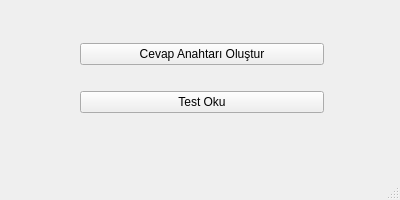
<?xml version="1.0" encoding="UTF-8"?>
<ui version="4.0">
 <class>MainWindow</class>
 <widget class="QMainWindow" name="MainWindow">
  <property name="geometry">
   <rect>
    <x>0</x>
    <y>0</y>
    <width>400</width>
    <height>200</height>
   </rect>
  </property>
  <property name="windowTitle">
   <string>Test Okur v1.0</string>
  </property>
  <property name="windowIcon">
   <iconset resource="icons.qrc">
    <normaloff>:/icon/icons/General OCR_32px.png</normaloff>:/icon/icons/General OCR_32px.png</iconset>
  </property>
  <property name="styleSheet">
   <string notr="true"/>
  </property>
  <widget class="QWidget" name="centralwidget">
   <widget class="QWidget" name="horizontalLayoutWidget">
    <property name="geometry">
     <rect>
      <x>70</x>
      <y>20</y>
      <width>264</width>
      <height>116</height>
     </rect>
    </property>
    <layout class="QVBoxLayout" name="verticalLayout">
     <property name="spacing">
      <number>3</number>
     </property>
     <property name="leftMargin">
      <number>10</number>
     </property>
     <property name="rightMargin">
      <number>10</number>
     </property>
     <item>
      <widget class="QPushButton" name="btnCevapAnahtariOlustur">
       <property name="text">
        <string>Cevap Anahtarı Oluştur</string>
       </property>
       <property name="icon">
        <iconset resource="icons.qrc">
         <normaloff>:/icon/icons/autoon.png</normaloff>:/icon/icons/autoon.png</iconset>
       </property>
       <property name="iconSize">
        <size>
         <width>32</width>
         <height>32</height>
        </size>
       </property>
      </widget>
     </item>
     <item>
      <widget class="QPushButton" name="btnTestOku">
       <property name="text">
        <string>Test Oku</string>
       </property>
       <property name="icon">
        <iconset resource="icons.qrc">
         <normaloff>:/icon/icons/optikoku.png</normaloff>:/icon/icons/optikoku.png</iconset>
       </property>
       <property name="iconSize">
        <size>
         <width>32</width>
         <height>32</height>
        </size>
       </property>
      </widget>
     </item>
    </layout>
   </widget>
  </widget>
  <widget class="QStatusBar" name="statusbar">
   <property name="styleSheet">
    <string notr="true"/>
   </property>
  </widget>
 </widget>
 <resources>
  <include location="icons.qrc"/>
 </resources>
 <connections/>
</ui>
